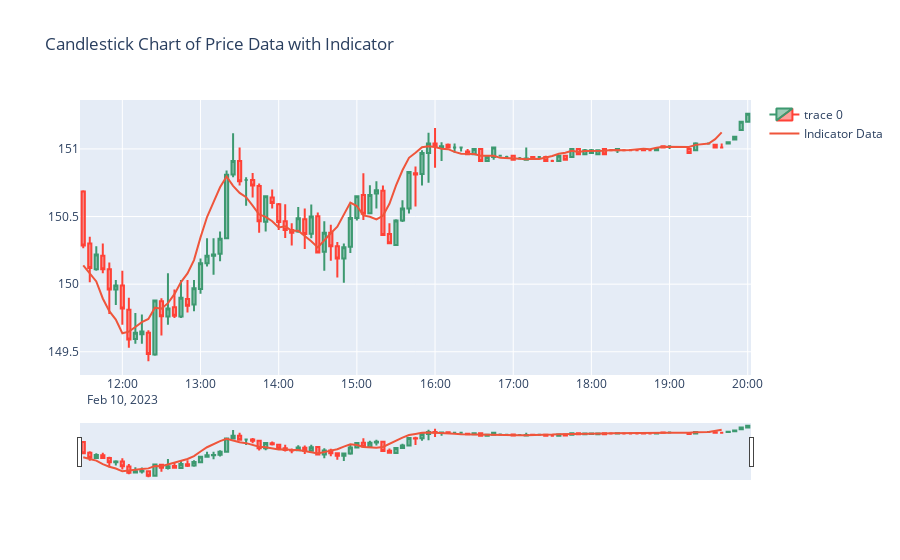

The code cell stored with this chart in its notebook:
### Code cell
plot_candlestick_chart('AAPL')
